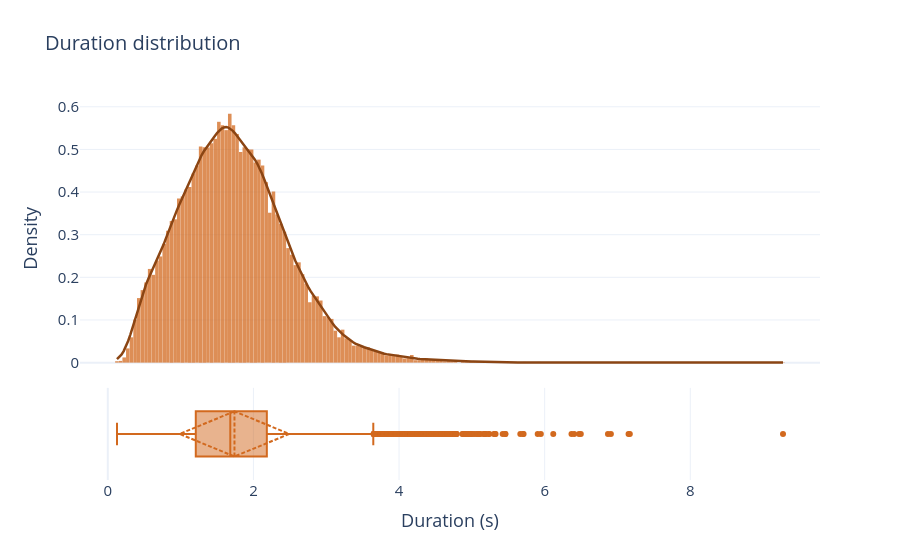

Source (notebook cell):
### Markdown cell above
### 3.4. Duration distribution

### Code cell
# --- 1. Datos ---
durations = df["duration"].dropna()

# --- 2. Estimar KDE ---
kde = gaussian_kde(durations)
x_kde = np.linspace(durations.min(), durations.max(), 300)
y_kde = kde(x_kde)

# --- 3. Crear figura: 2 filas, eje X compartido ---
fig = make_subplots(
    rows=2, cols=1,
    shared_xaxes=True,
    row_heights=[0.75, 0.25],   # histograma más grande, boxplot como "resumen" fino
    vertical_spacing=0.03,
)

# --- Histograma (normalizado a densidad para que la escala coincida con la KDE) ---
fig.add_trace(
    go.Histogram(
        x=durations,
        histnorm="probability density",
        name="Duration",
        marker_color="chocolate",
        opacity=0.75,
        showlegend=False,
    ),
    row=1, col=1
)

# --- KDE ---
fig.add_trace(
    go.Scatter(
        x=x_kde,
        y=y_kde,
        mode="lines",
        name="KDE",
        line=dict(color="saddlebrown", width=2.5),
        showlegend=False,
    ),
    row=1, col=1
)

# --- Boxplot horizontal ---
fig.add_trace(
    go.Box(
        x=durations,
        name="Duration",
        marker_color="chocolate",
        line_color="chocolate",
        boxpoints="outliers",   # muestra outliers como puntos
        showlegend=False,
        boxmean="sd"
    ),
    row=2, col=1
)

# --- 4. Layout ---
fig.update_layout(
    template="plotly_white",
    title_text="Duration distribution",
    font=dict(size=15),
    title_font=dict(size=20),
    bargap=0.02,
)
fig.update_yaxes(title_text="Density", row=1, col=1)
fig.update_yaxes(showticklabels=False, row=2, col=1)
fig.update_xaxes(title_text="Duration (s)", row=2, col=1)

fig.show()
fig.write_image("assets/duration_distribution.png", scale=5)

### Figure 1 — Plotly figure (JSON) as saved in the notebook; plotly's stock layout.template omitted (floating-point values rounded to 4 significant figures; data arrays with more than 128 entries replaced by an {"elided": "..."} marker saying what was removed)
{"data": [{"histnorm": "probability density", "marker": {"color": "chocolate"}, "name": "Duration", "opacity": 0.75, "showlegend": false, "type": "histogram", "x": {"elided": "24578 float values"}, "xaxis": "x", "yaxis": "y"}, {"line": {"color": "saddlebrown", "width": 2.5}, "mode": "lines", "name": "KDE", "showlegend": false, "type": "scatter", "x": {"elided": "300 float values"}, "xaxis": "x", "y": {"elided": "300 float values"}, "yaxis": "y"}, {"boxmean": "sd", "boxpoints": "outliers", "line": {"color": "chocolate"}, "marker": {"color": "chocolate"}, "name": "Duration", "showlegend": false, "type": "box", "x": {"elided": "24578 float values"}, "xaxis": "x2", "yaxis": "y2"}], "layout": {"bargap": 0.02, "font": {"size": 15}, "title": {"font": {"size": 20}, "text": "Duration distribution"}, "xaxis": {"anchor": "y", "domain": [0, 1], "matches": "x2", "showticklabels": false}, "xaxis2": {"anchor": "y2", "domain": [0, 1], "title": {"text": "Duration (s)"}}, "yaxis": {"anchor": "x", "domain": [0.2725, 1], "title": {"text": "Density"}}, "yaxis2": {"anchor": "x2", "domain": [0, 0.2425], "showticklabels": false}}}
